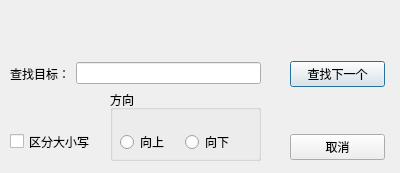
<?xml version="1.0" encoding="UTF-8"?>
<ui version="4.0">
 <class>FindDialog</class>
 <widget class="QDialog" name="FindDialog">
  <property name="geometry">
   <rect>
    <x>0</x>
    <y>0</y>
    <width>400</width>
    <height>173</height>
   </rect>
  </property>
  <property name="windowTitle">
   <string>Dialog</string>
  </property>
  <widget class="QCheckBox" name="caseSensitiveCheck">
   <property name="geometry">
    <rect>
     <x>10</x>
     <y>130</y>
     <width>101</width>
     <height>23</height>
    </rect>
   </property>
   <property name="text">
    <string>区分大小写</string>
   </property>
  </widget>
  <widget class="QGroupBox" name="groupBox">
   <property name="geometry">
    <rect>
     <x>110</x>
     <y>90</y>
     <width>151</width>
     <height>71</height>
    </rect>
   </property>
   <property name="title">
    <string>方向</string>
   </property>
  </widget>
  <widget class="QWidget" name="">
   <property name="geometry">
    <rect>
     <x>290</x>
     <y>20</y>
     <width>95</width>
     <height>181</height>
    </rect>
   </property>
   <layout class="QVBoxLayout" name="verticalLayout">
    <item>
     <widget class="QPushButton" name="btnFindNext">
      <property name="text">
       <string>查找下一个</string>
      </property>
     </widget>
    </item>
    <item>
     <widget class="QPushButton" name="btnCancel">
      <property name="text">
       <string>取消</string>
      </property>
     </widget>
    </item>
   </layout>
  </widget>
  <widget class="QWidget" name="">
   <property name="geometry">
    <rect>
     <x>10</x>
     <y>60</y>
     <width>251</width>
     <height>27</height>
    </rect>
   </property>
   <layout class="QHBoxLayout" name="horizontalLayout">
    <item>
     <widget class="QLabel" name="label">
      <property name="text">
       <string>查找目标：</string>
      </property>
     </widget>
    </item>
    <item>
     <widget class="QLineEdit" name="findEdit"/>
    </item>
   </layout>
  </widget>
  <widget class="QWidget" name="">
   <property name="geometry">
    <rect>
     <x>120</x>
     <y>130</y>
     <width>123</width>
     <height>25</height>
    </rect>
   </property>
   <layout class="QHBoxLayout" name="horizontalLayout_2">
    <item>
     <widget class="QRadioButton" name="radioUp">
      <property name="text">
       <string>向上</string>
      </property>
     </widget>
    </item>
    <item>
     <widget class="QRadioButton" name="radioDown">
      <property name="text">
       <string>向下</string>
      </property>
     </widget>
    </item>
   </layout>
  </widget>
  <zorder>groupBox</zorder>
  <zorder>label</zorder>
  <zorder>radioUp</zorder>
  <zorder>radioDown</zorder>
  <zorder>caseSensitiveCheck</zorder>
  <zorder>btnFindNext</zorder>
  <zorder>btnCancel</zorder>
 </widget>
 <resources/>
 <connections/>
</ui>
